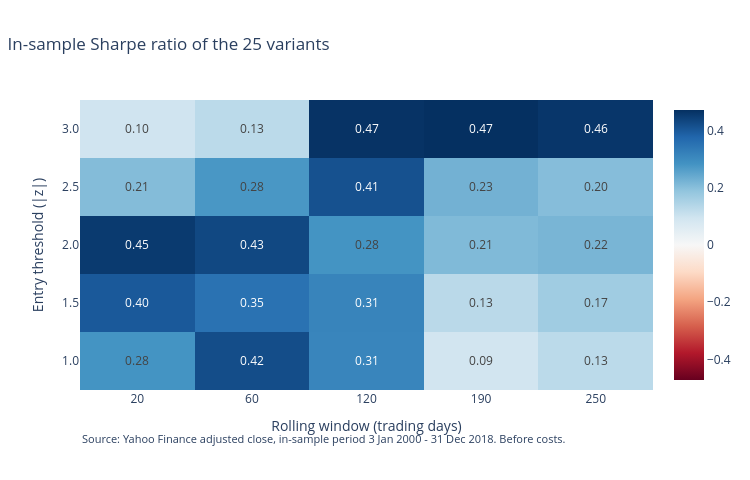

The notebook cell saved with this chart:
### Markdown cell above
## 3. The 25 in-sample variants

Same days for all (27 Dec 2000 – 31 Dec 2018), each logged once in `results/trials.sqlite`.
**How to read it:** each square is one variant (row = threshold, column = window); blue = positive
Sharpe ratio, red = negative. A wide blue area means the result does not hinge on one lucky
combination; an isolated blue square in a red sea would be a warning.

### Code cell
HALVES = {
    "2001-2009": (start, pd.Timestamp("2009-12-31")),
    "2010-2018": (pd.Timestamp("2010-01-01"), prices.index[-1]),
}


def run_variant(entry: float, window: int, phase: str, note: str = "") -> dict[str, float]:
    out = run_zscore_strategy(prices, A, B, fit.beta, entry, window, start).loc[start:]
    stats = summarize(out["ret"], out["position"])
    for name, (first, last) in HALVES.items():
        part = out.loc[first:last]
        stats[f"sharpe {name}"] = summarize(part["ret"], part["position"])["sharpe"]
    params = {"entry": entry, "window": window, "exit": 0.0, "beta": round(fit.beta, 6)}
    log_trial(
        trials_db,
        phase,
        PAIR_NAME,
        "in-sample",
        (start.date(), PAIR.in_sample_end),
        params,
        stats,
        note,
    )
    return {"entry": entry, "window": window, **stats}


def heatmap(
    table: pd.DataFrame,
    title: str,
    name: str,
    fmt: str = ".2f",
    colorscale: str = "RdBu",
    zmid: float | None = 0.0,
) -> go.Figure:
    fig = go.Figure(
        go.Heatmap(
            z=table.to_numpy(),
            x=[str(c) for c in table.columns],
            y=[str(i) for i in table.index],
            colorscale=colorscale,
            zmid=zmid,
            texttemplate="%{z:" + fmt + "}",
            colorbar={"title": ""},
        )
    )
    finish_figure(
        fig,
        title,
        "Rolling window (trading days)",
        "Entry threshold (|z|)",
        SOURCE_IS + " Before costs.",
    )
    fig.update_layout(width=750, height=480)
    save_figure(fig, name, figures_dir)
    return fig


grid = pd.DataFrame(
    [
        run_variant(e, w, "phase2-grid")
        for e in SIGNAL_GRID.entry_thresholds
        for w in SIGNAL_GRID.windows
    ]
)
sharpe = grid.pivot(index="entry", columns="window", values="sharpe")
trades = grid.pivot(index="entry", columns="window", values="n_trades")
heatmap(sharpe, "In-sample Sharpe ratio of the 25 variants", "02_grid_sharpe").show()
values = sharpe.to_numpy()
zone = pd.DataFrame(
    [[values[i - 1 : i + 2, j - 1 : j + 2].mean() for j in range(1, 4)] for i in range(1, 4)],
    index=sharpe.index[1:4],
    columns=sharpe.columns[1:4],
)
chosen = select_stable_cell(sharpe, trades, SIGNAL_GRID.min_trades)
assert chosen == (S.entry, S.window)  # the frozen strategy is the rule's output
zone.round(3).rename_axis(index="zone score: entry", columns="window")

### Figure 1 — Plotly figure (JSON) as saved in the notebook; plotly's stock layout.template omitted (floating-point values rounded to 4 significant figures)
{"data": [{"colorbar": {"title": {"text": ""}}, "colorscale": [[0.0, "rgb(103,0,31)"], [0.1, "rgb(178,24,43)"], [0.2, "rgb(214,96,77)"], [0.3, "rgb(244,165,130)"], [0.4, "rgb(253,219,199)"], [0.5, "rgb(247,247,247)"], [0.6, "rgb(209,229,240)"], [0.7, "rgb(146,197,222)"], [0.8, "rgb(67,147,195)"], [0.9, "rgb(33,102,172)"], [1.0, "rgb(5,48,97)"]], "texttemplate": "%{z:.2f}", "type": "heatmap", "x": ["20", "60", "120", "190", "250"], "y": ["1.0", "1.5", "2.0", "2.5", "3.0"], "z": [[0.2818, 0.4218, 0.3114, 0.09301, 0.1275], [0.4001, 0.3515, 0.3141, 0.1285, 0.1675], [0.4536, 0.4302, 0.2814, 0.2096, 0.2187], [0.206, 0.2759, 0.4135, 0.2257, 0.2032], [0.09656, 0.1269, 0.4664, 0.4717, 0.4607]], "zmid": 0.0}], "layout": {"annotations": [{"font": {"size": 11}, "showarrow": false, "text": "Source: Yahoo Finance adjusted close, in-sample period 3 Jan 2000 - 31 Dec 2018. Before costs.", "x": 0, "xref": "paper", "y": -0.2, "yref": "paper"}], "height": 480, "legend": {"orientation": "h", "x": 0.01, "y": 1.02, "yanchor": "bottom"}, "margin": {"b": 90}, "title": {"text": "In-sample Sharpe ratio of the 25 variants", "x": 0.01}, "width": 750, "xaxis": {"title": {"text": "Rolling window (trading days)"}}, "yaxis": {"title": {"text": "Entry threshold (|z|)"}}}}
